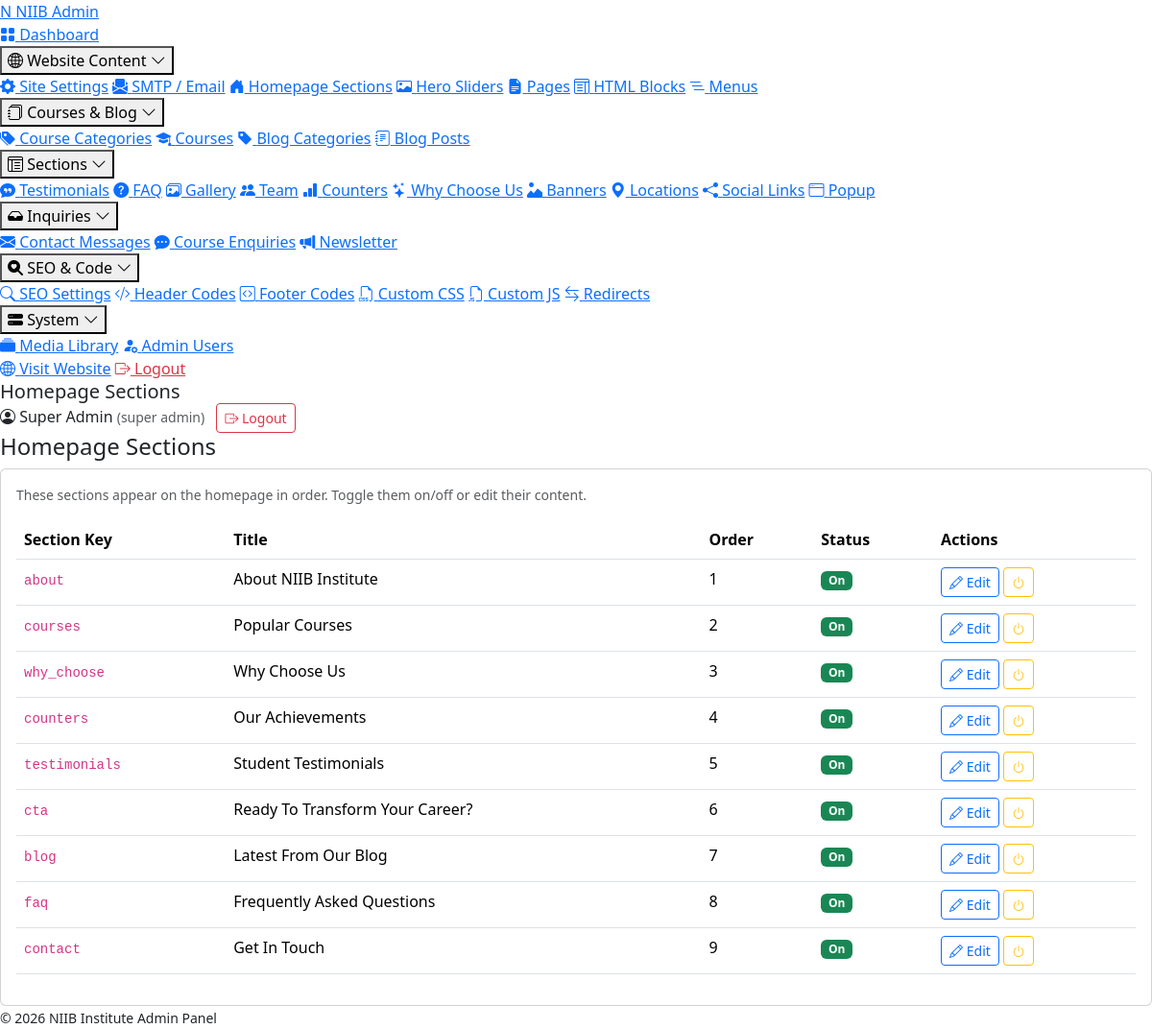
The page /admin/modules/homepage.php (signed in) on the database its author committed.
### tables this page shows
CREATE TABLE `homepage_sections` (
  `id` INT(11) UNSIGNED NOT NULL AUTO_INCREMENT,
  `section_key` VARCHAR(80) NOT NULL,
  `title` VARCHAR(255) DEFAULT NULL,
  `subtitle` VARCHAR(255) DEFAULT NULL,
  `content` LONGTEXT,
  `image` VARCHAR(255) DEFAULT NULL,
  `button_text` VARCHAR(80) DEFAULT NULL,
  `button_url` VARCHAR(255) DEFAULT NULL,
  `sort_order` INT(11) NOT NULL DEFAULT 0,
  `status` TINYINT(1) NOT NULL DEFAULT 1,
  `updated_at` DATETIME NOT NULL DEFAULT CURRENT_TIMESTAMP ON UPDATE CURRENT_TIMESTAMP,
  PRIMARY KEY (`id`),
  UNIQUE KEY `section_key` (`section_key`)
);

### includes/functions.php (called while the page is built, shortened)
<?php
function e($value) {
    return htmlspecialchars((string)$value, ENT_QUOTES | ENT_HTML5, 'UTF-8');
}

### config/database.php (called while the page is built, shortened)
<?php
function db() {
    static $pdo = null;
    if ($pdo === null) {
        $dsn = 'mysql:host=' . DB_HOST . ';dbname=' . DB_NAME . ';charset=' . DB_CHARSET;
        $options = [
            PDO::ATTR_ERRMODE            => PDO::ERRMODE_EXCEPTION,
            PDO::ATTR_DEFAULT_FETCH_MODE => PDO::FETCH_ASSOC,
            PDO::ATTR_EMULATE_PREPARES   => false,
            PDO::MYSQL_ATTR_INIT_COMMAND => "SET NAMES " . DB_CHARSET
        ];
        try {
            $pdo = new PDO($dsn, DB_USER, DB_PASS, $options);
        } catch (PDOException $e) {
            if (ENVIRONMENT === 'development') {
                die('Database connection failed: ' . $e->getMessage());
            } else {
                error_log('DB connection error: ' . $e->getMessage());
                die('Service temporarily unavailable.');
            }
        }
    }
    return $pdo;
}

### admin/includes/auth.php (called while the page is built, shortened)
<?php
require_once __DIR__ . '/../../config/database.php';
require_once __DIR__ . '/../../includes/functions.php';
try {
    $stmt = db()->prepare("SELECT id, name, email, role, avatar FROM admin_users WHERE id=? AND status=1");
    $stmt->execute([$_SESSION['admin_id']]);
    $current_admin = $stmt->fetch();
} catch (Throwable $e) {
    die('DB error. Please run install.php.');
}

### admin/modules/homepage.php (the view, shortened to what this page needs)
<?php
require __DIR__.'/../includes/auth.php';
$page_title='Homepage Sections'; $active='homepage';
$pdo=db();
$action=$_GET['action']??'list'; $id=(int)($_GET['id']??0);
include __DIR__.'/../includes/header.php';
if ($action==='edit' && $id>0) {
    $s = crud_fetch('homepage_sections',$id);
    if (!$s) { set_flash('error','Section not found'); redirect(ADMIN_URL.'/modules/homepage.php'); }
?>
<div class="page-header"><h4>Edit Homepage Section: <?= e($s['section_key']) ?></h4><a class="btn btn-outline-secondary btn-sm" href="<?= ADMIN_URL ?>/modules/homepage.php"><i class="bi bi-arrow-left"></i> Back</a></div>
<form method="post" enctype="multipart/form-data"><?= csrf_field() ?>
<input type="hidden" name="id" value="<?= (int)$s['id'] ?>">
<input type="hidden" name="section_key" value="<?= e($s['section_key']) ?>">
<input type="hidden" name="existing_image" value="<?= e($s['image']) ?>">
<div class="row g-3"><div class="col-lg-8">
<div class="card"><div class="card-body">
    <div class="mb-3"><label class="form-label">Subtitle</label><input name="subtitle" class="form-control" value="<?= e($s['subtitle']) ?>"></div>
    <div class="mb-3"><label class="form-label">Title</label><input name="title" class="form-control" value="<?= e($s['title']) ?>"></div>
    <div class="mb-3"><label class="form-label">Content (HTML)</label><textarea name="content" class="form-control" rows="8"><?= e($s['content']) ?></textarea></div>
    <div class="row g-3">
        <div class="col-md-6"><label class="form-label">Button Text</label><input name="button_text" class="form-control" value="<?= e($s['button_text']) ?>"></div>
        <div class="col-md-6"><label class="form-label">Button URL</label><input name="button_url" class="form-control" value="<?= e($s['button_url']) ?>"></div>
    </div>
</div></div></div>
<div class="col-lg-4">
<div class="card"><div class="card-header">Settings</div><div class="card-body">
    <div class="mb-3"><label class="form-label">Sort Order</label><input type="number" name="sort_order" class="form-control" value="<?= (int)$s['sort_order'] ?>"></div>
    <div class="form-check form-switch"><input type="checkbox" name="status" id="hps" value="1" class="form-check-input" <?= $s['status']?'checked':'' ?>><label for="hps" class="form-check-label">Enable Section</label></div>
</div></div>
<div class="card"><div class="card-header">Image</div><div class="card-body">
    <?php if($s['image']):?><img id="hpi" src="<?= e(img_url($s['image'])) ?>" class="preview-img"><?php else: ?><img id="hpi" class="preview-img" style="display:none"><?php endif; ?>
    <input type="file" name="image" data-preview="hpi" class="form-control mt-2" accept="image/*">
</div></div>
<button class="btn btn-primary w-100"><i class="bi bi-check2-circle"></i> Save Section</button>
</div></div></form>
<?php } else {
    $rows = $pdo->query("SELECT * FROM homepage_sections ORDER BY sort_order, id")->fetchAll();
?>
<div class="page-header"><h4>Homepage Sections</h4></div>
<div class="card"><div class="card-body">
<p class="text-muted small">These sections appear on the homepage in order. Toggle them on/off or edit their content.</p>
<div class="table-responsive">
<table class="table table-hover"><thead><tr><th>Section Key</th><th>Title</th><th>Order</th><th>Status</th><th>Actions</th></tr></thead><tbody>
<?php foreach($rows as $r): ?>
<tr><td><code><?= e($r['section_key']) ?></code></td><td><?= e($r['title']) ?></td>
<td><?= (int)$r['sort_order'] ?></td>
<td><?= $r['status']?'<span class="badge bg-success">On</span>':'<span class="badge bg-secondary">Off</span>' ?></td>
<td>
    <a class="btn btn-sm btn-outline-primary" href="?action=edit&id=<?= $r['id'] ?>"><i class="bi bi-pencil"></i> Edit</a>
    <a class="btn btn-sm btn-outline-warning" href="?action=toggle&id=<?= $r['id'] ?>"><i class="bi bi-power"></i></a>
</td></tr>
<?php endforeach; ?>
</tbody></table></div>
</div></div>
<?php } ?>
<?php include __DIR__.'/../includes/footer.php'; ?>

### admin/includes/header.php (shortened to what this page needs)
<?php
$page_title = $page_title ?? 'Admin';
$active = $active ?? '';
?>
<!DOCTYPE html>
<html lang="en">
<head>
<link href="https://cdn.jsdelivr.net/npm/bootstrap@5.3.2/dist/css/bootstrap.min.css" rel="stylesheet">
<link href="https://cdn.jsdelivr.net/npm/bootstrap-icons@1.11.1/font/bootstrap-icons.min.css" rel="stylesheet">
<link href="<?= ADMIN_URL ?>/assets/css/admin.css?v=4" rel="stylesheet">
</head>
<body>
<aside class="admin-sidebar">
    <div class="sidebar-brand">
        <a href="<?= ADMIN_URL ?>/index.php"><span class="logo-mark">N</span> <span class="logo-text">NIIB Admin</span></a>
    </div>
    <nav class="sidebar-nav">
        <a href="<?= ADMIN_URL ?>/index.php" class="<?= $active==='dashboard'?'active':'' ?>"><i class="bi bi-grid-fill"></i> Dashboard</a>
        <?php foreach ($nav_groups as $groupLabel => $group):
            $isOpen = false;
            foreach ($group['items'] as $i) if ($i['key'] === $active) { $isOpen = true; break; }
        ?>
        <div class="nav-group<?= $isOpen ? ' open' : '' ?>">
            <button type="button" class="nav-group-toggle">
                <i class="bi <?= e($group['icon']) ?>"></i>
                <span><?= e($groupLabel) ?></span>
                <i class="bi bi-chevron-down nav-group-chev"></i>
            </button>
            <div class="nav-group-items">
                <?php foreach ($group['items'] as $i): ?>
                    <a href="<?= ADMIN_URL ?>/<?= $i['href'] ?>" class="<?= $active===$i['key']?'active':'' ?>"><i class="bi <?= e($i['icon']) ?>"></i> <?= e($i['label']) ?></a>
                <?php endforeach; ?>
            </div>
        </div>
        <?php endforeach; ?>
        <a href="<?= SITE_URL ?>" target="_blank"><i class="bi bi-globe2"></i> Visit Website</a>
        <a href="<?= ADMIN_URL ?>/logout.php" class="text-danger"><i class="bi bi-box-arrow-right"></i> Logout</a>
    </nav>
</aside>
<div class="admin-main">
    <header class="admin-topbar">
        <h5 class="m-0"><?= e($page_title) ?></h5>
        <div class="ms-auto admin-user">
            <span class="d-none d-md-inline me-2"><i class="bi bi-person-circle"></i> <?= e($current_admin['name']) ?> <small class="text-muted">(<?= e(str_replace('_',' ',$current_admin['role'])) ?>)</small></span>
            <a href="<?= ADMIN_URL ?>/logout.php" class="btn btn-sm btn-outline-danger"><i class="bi bi-box-arrow-right"></i> Logout</a>
        </div>
    </header>
    <main class="admin-content">

### rows shown on the page
homepage_sections: section_key "about", title "About NIIB Institute", sort_order "1", status "On"
homepage_sections: section_key "courses", title "Popular Courses", sort_order "2", status "On"
homepage_sections: section_key "why_choose", title "Why Choose Us", sort_order "3", status "On"
homepage_sections: section_key "counters", title "Our Achievements", sort_order "4", status "On"
homepage_sections: section_key "testimonials", title "Student Testimonials", sort_order "5", status "On"
homepage_sections: section_key "cta", title "Ready To Transform Your Career?", sort_order "6", status "On"
homepage_sections: section_key "blog", title "Latest From Our Blog", sort_order "7", status "On"
homepage_sections: section_key "faq", title "Frequently Asked Questions", sort_order "8", status "On"
homepage_sections: section_key "contact", title "Get In Touch", sort_order "9", status "On"

### other values the page prints
$groupLabel "Website Content"
$i['label'] "Site Settings"
$i['label'] "SMTP / Email"
$i['label'] "Homepage Sections"
$i['label'] "Hero Sliders"
$i['label'] "Pages"
$i['label'] "HTML Blocks"
$i['label'] "Menus"
$groupLabel "Courses & Blog"
$i['label'] "Course Categories"
$i['label'] "Courses"
$i['label'] "Blog Categories"
$i['label'] "Blog Posts"
$groupLabel "Sections"
$i['label'] "Testimonials"
